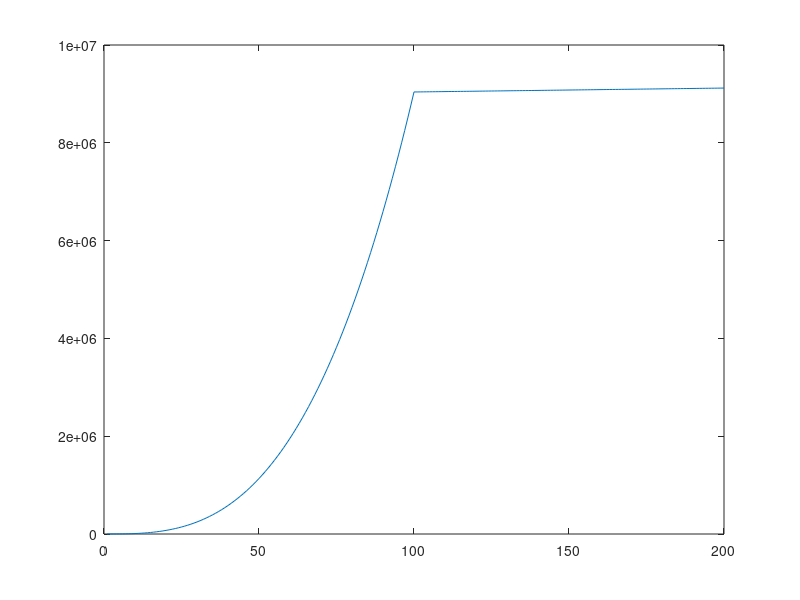

This chart was generated by the following MATLAB code:
p=randi([1,10],4,1)
y1=polyval(p,1:100);
k=rand(1)*10000
y2=k*(0:99)+y1(end);
y=[y1,y2];
plot(y)
k=(y2-y1(end))/(0:99)
T=[(1:100).^3;
   (1:100).^2;
   (1:100).^1;
   ones(1,100)];
p=(y1/T)'
pp=polyfit(y1(1:4), 1:4, 3)